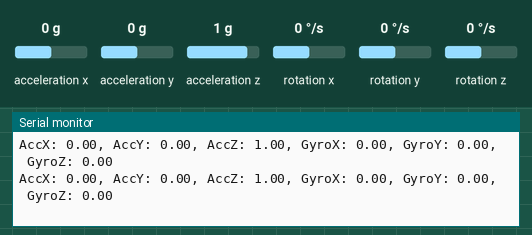
Recording of a sketch running on a simulated Arduino Uno, built with avr-gcc and run on an emulated ATmega328P. Parts: the last lines printed to the serial monitor. Inputs (shaded band) come from the test bench; at power-on: acceleration z 1 g, acceleration x 0 g, acceleration y 0 g, rotation x 0 °/s, rotation y 0 °/s, rotation z 0 °/s.

Above: at 8.3 s.
8.4 s: acceleration z set to 0.1 g
At 10.3 s:
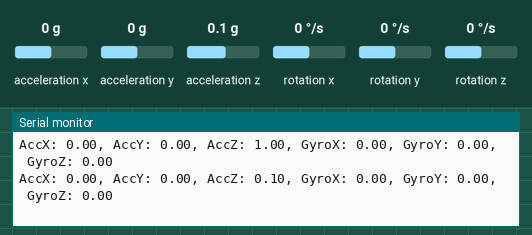
12.5 s: acceleration z set to -0.2 g
At 13.4 s:
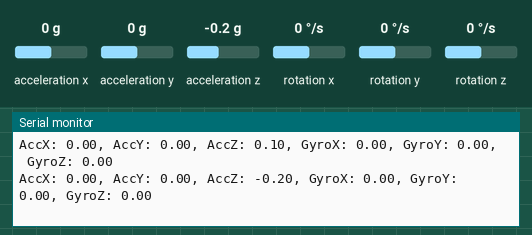
Timing chart, 0 to 15.5 s (numbered marks = the images above; inputs shaded):
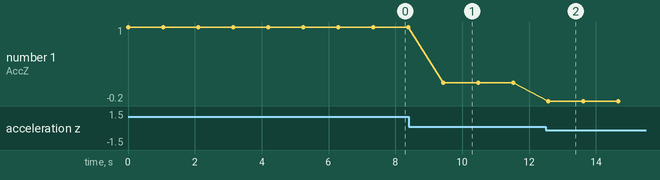

The sketch:

PlanB_ArduinoSlave.ino
```cpp
#include <Wire.h>
#include <MPU6050_tockn.h>
#include <SoftwareSerial.h>

MPU6050 mpu6050(Wire);
SoftwareSerial mySerial(2,3 ); // RX, TX


// Define calibration offsets
float gyroX_offset = 0.0;
float gyroY_offset = 0.0;
float gyroZ_offset = 0.0;

void setup() {
  Serial.begin(9600);
  mySerial.begin(9600);
  Wire.begin();
  mpu6050.begin();
}

void loop() {
  if (Serial.available() > 0) {
    char command = Serial.read();
    switch (command) {
      case 'c':
        // Calibrate MPU6050
        calibrateMPU();
        break;
      default:
        break;
    }
  }

  float mpuValues[6]; // Array to store MPU sensor values
  readMPUValues(mpuValues);
  printMPUData(mpuValues); // Print MPU data to Serial Monitor
  sendMPUDataToSerial(mpuValues); // Send MPU data over SoftwareSerial
  // Stabilize platform based on calibrated gyro readings
  delay(1000); // Adjust delay as needed
}

void readMPUValues(float mpuValues[]) {
  mpu6050.update();
  mpuValues[0] = mpu6050.getAccX();
  mpuValues[1] = mpu6050.getAccY();
  mpuValues[2] = mpu6050.getAccZ();
  mpuValues[3] = mpu6050.getGyroX();
  mpuValues[4] = mpu6050.getGyroY();
  mpuValues[5] = mpu6050.getGyroZ();
}

void printMPUData(float mpuValues[]) {
  // Print MPU sensor data to Serial Monitor
  Serial.print("AccX: ");
  Serial.print(mpuValues[0]);
  Serial.print(", AccY: ");
  Serial.print(mpuValues[1]);
  Serial.print(", AccZ: ");
  Serial.print(mpuValues[2]);
  Serial.print(", GyroX: ");
  Serial.print(mpuValues[3]);
  Serial.print(", GyroY: ");
  Serial.print(mpuValues[4]);
  Serial.print(", GyroZ: ");
  Serial.println(mpuValues[5]);
}

void sendMPUDataToSerial(float mpuValues[]) {
  // Send MPU sensor data over SoftwareSerial
  for (int i = 0; i < 6; i++) {
    mySerial.print(mpuValues[i], 2);
    mySerial.print(",");
  }
  mySerial.println(); // End of data set
}

void calibrateMPU() {
  mpu6050.calcGyroOffsets(true);
  Serial.println("MPU6050 calibration completed");

  // Store calibration offsets
  gyroX_offset = mpu6050.getGyroXoffset();
  gyroY_offset = mpu6050.getGyroYoffset();
  gyroZ_offset = mpu6050.getGyroZoffset();
  Serial.print("Calibration offsets: X=");
  Serial.print(gyroX_offset);
  Serial.print(", Y=");
  Serial.print(gyroY_offset);
  Serial.print(", Z=");
  Serial.println(gyroZ_offset);
}
```

Measured:
- after the input at 8.4 s, the serial monitor: prints a new line after 1.0 s (image 1)
- after the input at 12.5 s, the serial monitor: prints a new line after 0.08 s (image 2)
- plotted number 1: 1 → 0.1 after the input at 8.4 s, 0.1 → -0.2 after the input at 12.5 s
